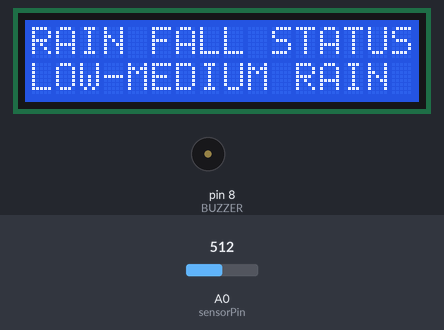
Simulated run of this sketch. Board: Arduino Uno, built with avr-gcc and run on an emulated ATmega328P. On the bench: 16×2 character LCD, buzzer (waves = sounding, pin HIGH). The test bench sets the inputs (shaded band); at power-on: A0 (sensorPin) = 512. What the sketch prints to the serial monitor is not drawn.

Above: at 1.2 s.
1.3 s: A0 (sensorPin) set to 308
At 3.2 s:
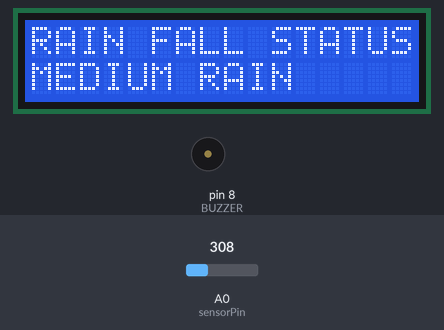
3.6 s: A0 (sensorPin) set to 283
At 4.5 s:
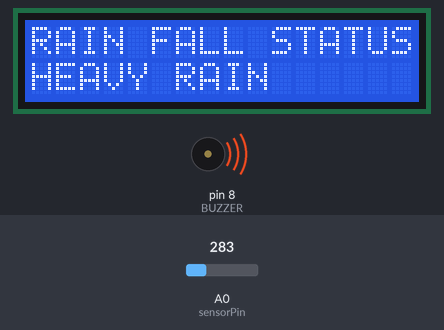
7.7 s: A0 (sensorPin) set to 710
At 9.4 s:
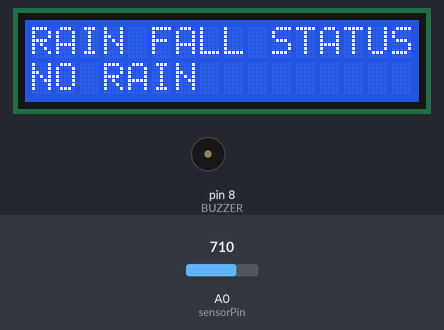
9.8 s: A0 (sensorPin) set to 685
At 10.8 s:
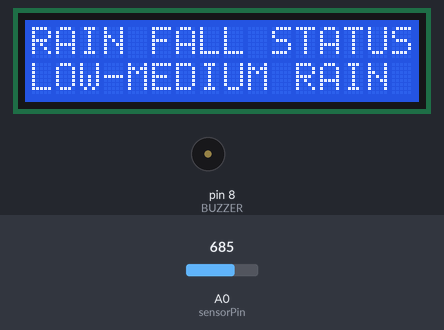
11.9 s: A0 (sensorPin) set to 716
At 13.4 s:
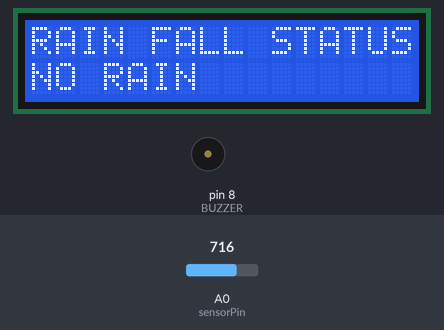
Timing chart, 0 to 14.9 s (numbered marks = the images above; inputs shaded):
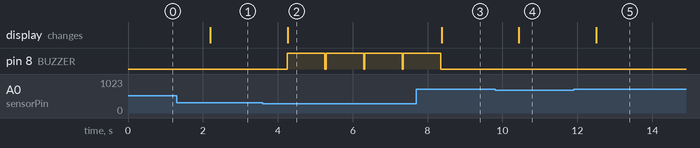

Measured:
- the behaviour switches between 301 and 300 on A0 (sensorPin) (found by bisection; images 1 and 2)
- the behaviour switches between 701 and 700 on A0 (sensorPin) (found by bisection; images 3 and 4)
- after the input at 1.3 s, the display: changes after 0.90 s (image 1)
- after the input at 3.6 s, pin 8 (BUZZER): alternates HIGH for 1.0 s and LOW for 0.03 s, starting after 0.66 s; the display: changes after 0.66 s (image 2)
- after the input at 7.7 s, pin 8 (BUZZER): goes on until 8.3 s, then stays LOW; the display: changes after 0.68 s (image 3)
- after the input at 9.8 s, the display: changes after 0.64 s (image 4)
- after the input at 11.9 s, the display: changes after 0.60 s (image 5)

The sketch:

RAIN-DETECTOR-SENSOR-LCD.ino
```cpp
//16x2 LCD INTERFACE WITH ARDUINO UNO BOARD
// It is connected Over I2C Interface
// SDA -  A4
// SCL -  A5
// VCC -  5V
// GND -  ARDUINO UNO GND

#include <Wire.h>
#include <LiquidCrystal_I2C.h>

LiquidCrystal_I2C lcd(0x27,16,2);  // set the LCD address to 0x27 for a 16 chars and 2 line display
#define sensorPin A0
#define BUZZER 8
void setup()
{
  Serial.begin(9600);
  lcd.init();                      // initialize the lcd
  // Print a message to the LCD.
  lcd.backlight();
  lcd.setCursor(0,0);
  lcd.print("ARDUINO PROJECTS");
  lcd.setCursor(0,1);
  lcd.print("RAIN DETECTOR SENSOR");
  pinMode(BUZZER,OUTPUT);
}

void loop()
{
  int sensorValue = analogRead(sensorPin);  // Read the analog value from sensor
  Serial.print("Analog output: ");
  Serial.println(sensorValue);
  lcd.clear();
  lcd.setCursor(0,0);
  lcd.print("RAIN FALL STATUS:");
  lcd.setCursor(0,1);
  if (sensorValue > 700) {
    lcd.print("NO RAIN");
  } else if (sensorValue > 500) {
    lcd.print("LOW-MEDIUM RAIN");
  } else if (sensorValue > 300) {
    lcd.print("MEDIUM RAIN");
  } else  {
    lcd.print("HEAVY RAIN");
    digitalWrite(BUZZER,HIGH);
  }
  delay(1000);
  digitalWrite(BUZZER,LOW);
}
```
